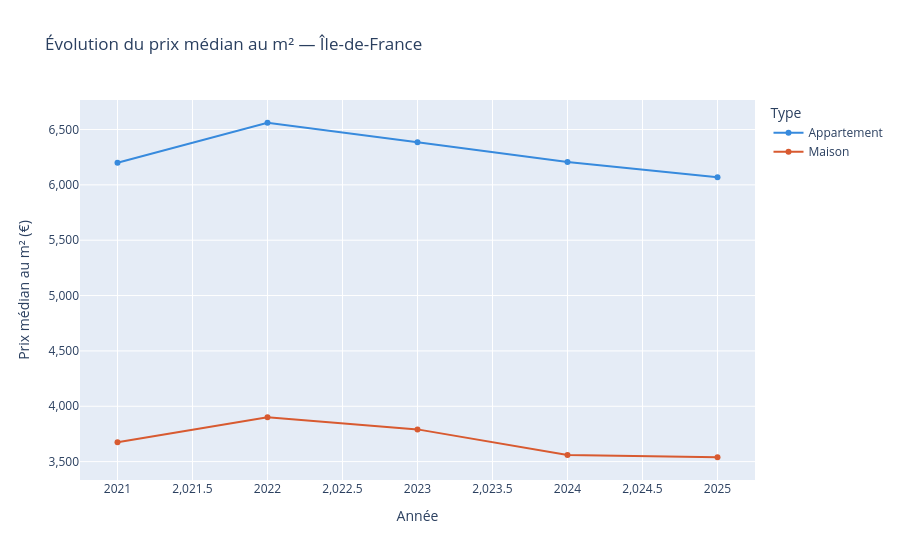

The code cell stored with this chart in its notebook:
### Markdown cell above
## 6. Évolution des prix dans le temps

### Code cell
prix_temps = (
    df.groupby(['annee', 'type_bien'])['prix_m2']
    .median()
    .reset_index()
)

fig = px.line(
    prix_temps,
    x='annee',
    y='prix_m2',
    color='type_bien',
    markers=True,
    title='Évolution du prix médian au m² — Île-de-France',
    labels={'prix_m2': 'Prix médian au m² (€)', 'annee': 'Année', 'type_bien': 'Type'},
    color_discrete_map={'Appartement': '#378ADD', 'Maison': '#D85A30'},
)
fig.update_layout(yaxis_tickformat=',.0f')
fig.write_html('../docs/fig_evolution_prix.html')
fig.show()

### Figure 1 — Plotly figure (JSON) as saved in the notebook; plotly's stock layout.template omitted (floating-point values rounded to 4 significant figures)
{"data": [{"hovertemplate": "Type=Appartement<br>Année=%{x}<br>Prix médian au m² (€)=%{y}<extra></extra>", "legendgroup": "Appartement", "line": {"color": "#378ADD", "dash": "solid"}, "marker": {"symbol": "circle"}, "mode": "lines+markers", "name": "Appartement", "orientation": "v", "showlegend": true, "type": "scatter", "x": [2021, 2022, 2023, 2024, 2025], "xaxis": "x", "y": [6200, 6561.0, 6385.0, 6207.0, 6069.0], "yaxis": "y"}, {"hovertemplate": "Type=Maison<br>Année=%{x}<br>Prix médian au m² (€)=%{y}<extra></extra>", "legendgroup": "Maison", "line": {"color": "#D85A30", "dash": "solid"}, "marker": {"symbol": "circle"}, "mode": "lines+markers", "name": "Maison", "orientation": "v", "showlegend": true, "type": "scatter", "x": [2021, 2022, 2023, 2024, 2025], "xaxis": "x", "y": [3675.0, 3901.0, 3791.0, 3559.0, 3539.0], "yaxis": "y"}], "layout": {"legend": {"title": {"text": "Type"}, "tracegroupgap": 0}, "title": {"text": "Évolution du prix médian au m² — Île-de-France"}, "xaxis": {"anchor": "y", "domain": [0, 1], "title": {"text": "Année"}}, "yaxis": {"anchor": "x", "domain": [0, 1], "tickformat": ",.0f", "title": {"text": "Prix médian au m² (€)"}}}}
